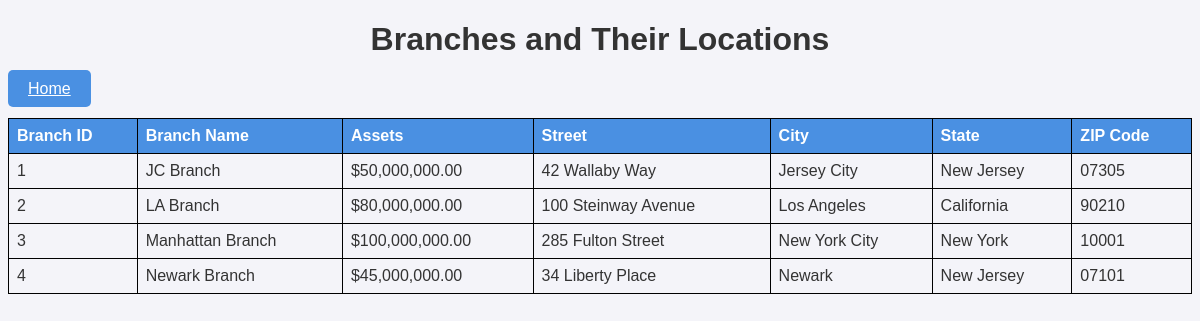
/view_branches.php, run on the app's committed database.
### tables this page shows
CREATE TABLE BRANCH_LOCATION (
Branch_ID INT PRIMARY KEY,
B_Street VARCHAR(50),
B_City VARCHAR(50),
B_State VARCHAR(50),
B_Zip VARCHAR(50),
FOREIGN KEY (Branch_ID) REFERENCES BRANCH (Branch_ID) );

CREATE TABLE BRANCH (
Branch_Name VARCHAR(50) NOT NULL,
Branch_ID INT PRIMARY KEY,
Assets DECIMAL(19,4),
B_MNG_SSN CHAR(11),
B_ASSIST_SSN CHAR(11),
FOREIGN KEY (B_MNG_SSN) REFERENCES EMPLOYEES(SSN) ON DELETE CASCADE,
FOREIGN KEY (B_ASSIST_SSN) REFERENCES EMPLOYEES(SSN) ON DELETE CASCADE );

### view_branches.php (the view, shortened to what this page needs)
<?php include 'db_connection.php'; ?>
<!DOCTYPE html>
<html>
<head>
    <link rel="stylesheet" type="text/css" href="styles.css">
</head>
<body>
    <h1>Branches and Their Locations</h1>
    <a href="index.php" class="button">Home</a>
    <?php
    $sql = "SELECT
                B.Branch_ID,
                B.Branch_Name,
                B.Assets,
                L.B_Street,
                L.B_City,
                L.B_State,
                L.B_Zip
            FROM BRANCH B
            JOIN BRANCH_LOCATION L ON B.Branch_ID = L.Branch_ID";
    $result = $conn->query($sql);
    if ($result && $result->num_rows > 0) {
        echo '<table>';
        echo '<tr>
                <th>Branch ID</th>
                <th>Branch Name</th>
                <th>Assets</th>
                <th>Street</th>
                <th>City</th>
                <th>State</th>
                <th>ZIP Code</th>
              </tr>';
        while ($row = $result->fetch_assoc()) {
            echo '<tr>';
            echo '<td>' . htmlspecialchars($row['Branch_ID']) . '</td>';
            echo '<td>' . htmlspecialchars($row['Branch_Name']) . '</td>';
            echo '<td>$' . htmlspecialchars(number_format($row['Assets'], 2)) . '</td>';
            echo '<td>' . htmlspecialchars($row['B_Street']) . '</td>';
            echo '<td>' . htmlspecialchars($row['B_City']) . '</td>';
            echo '<td>' . htmlspecialchars($row['B_State']) . '</td>';
            echo '<td>' . htmlspecialchars($row['B_Zip']) . '</td>';
            echo '</tr>';
        }
        echo '</table>';
    } else {
        echo '<p>No branches found.</p>';
    }
    ?>
</body>
</html>

### styles.css (style rules this page uses)
body { font-family: Arial, sans-serif; background-color: #f0f0f0; color: #333; }
h1, h2 { text-align: center; }
table { margin: auto; border-collapse: collapse; width: 80%; }
table, th, td { border: 1px solid black; padding: 10px; text-align: center; }

### view_branches.php (style rules this page uses)
body { font-family: Arial, sans-serif; background-color: #f4f4f9; }
table { width: 100%; border-collapse: collapse; margin-top: 20px; }
table, th, td { border: 1px solid black; text-align: left; padding: 8px; }
th { background-color: #4a90e2; color: white; }
.button { background-color: #4a90e2; color: white; padding: 10px 20px; border: none; border-radius: 5px; cursor: pointer; margin-bottom: 20px; }

### data on the page
branch_location: Branch_ID.Branch_ID "1", Branch_ID.Branch_Name "JC Branch", Branch_ID.Assets "50,000,000.00", B_Street "42 Wallaby Way", B_City "Jersey City", B_State "New Jersey", B_Zip "07305"
branch_location: Branch_ID.Branch_ID "2", Branch_ID.Branch_Name "LA Branch", Branch_ID.Assets "80,000,000.00", B_Street "100 Steinway Avenue", B_City "Los Angeles", B_State "California", B_Zip "90210"
branch_location: Branch_ID.Branch_ID "3", Branch_ID.Branch_Name "Manhattan Branch", Branch_ID.Assets "100,000,000.00", B_Street "285 Fulton Street", B_City "New York City", B_State "New York", B_Zip "10001"
branch_location: Branch_ID.Branch_ID "4", Branch_ID.Branch_Name "Newark Branch", Branch_ID.Assets "45,000,000.00", B_Street "34 Liberty Place", B_City "Newark", B_State "New Jersey", B_Zip "07101"
